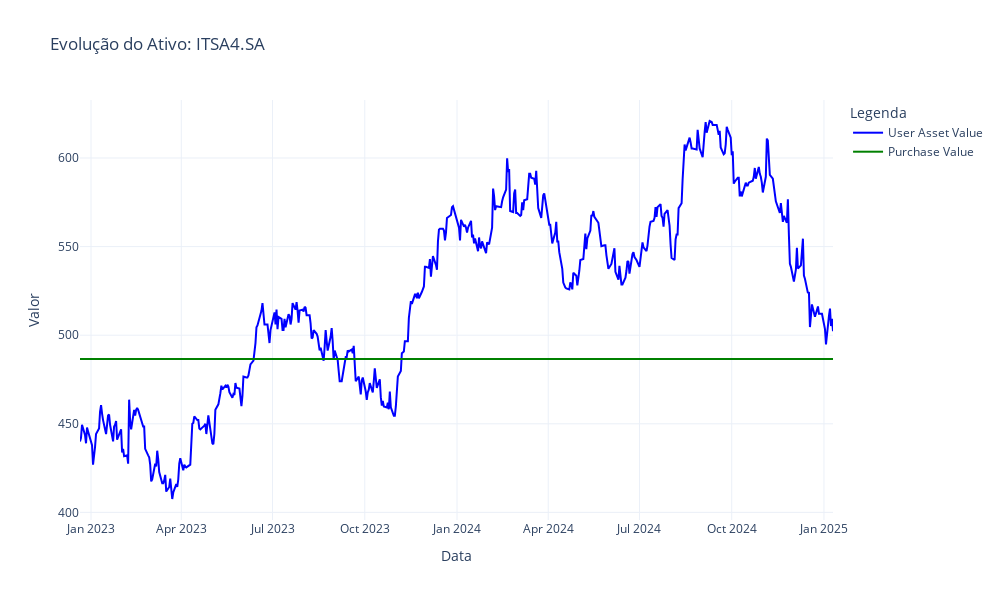

Notebook source saved alongside this figure:
### Code cell
import plotly.graph_objects as go
from plotly.subplots import make_subplots
import pandas as pd
from app.repository.portfolio import RepositoryPortfolio
#from app.infra.config.database import get_session_local, get_db
#portfolio_repository = RepositoryPortfolio(session=get_session_local())
from typing import List, Dict

def create_plot(portfolio_history:List[Dict], asset_id:int):

    # Criando um índice para o DataFrame
    df_portfolio_history = pd.DataFrame(portfolio_history)
    df_portfolio_history['date'] = pd.to_datetime(df_portfolio_history['date'])

    response = requests.get(f"{API_URL}/portfolio/asset/list/")
    asset_name_per_id = {asset_data["id"]:asset_data["symbol"] for asset_data in response.json()}

    df_portfolio_history.set_index('date', inplace=True)
    # Filtrando os dados para o ativo específico
    asset_data = df_portfolio_history[df_portfolio_history['asset_id'] == asset_id]
    
    # Buscando o nome do ativo correspondente
    asset_name = asset_name_per_id.get(asset_id, 'None')
    
    # Criando o gráfico com Plotly
    fig = go.Figure()
    
    # Adicionando a série de valores do usuário
    fig.add_trace(go.Scatter(
        x=asset_data.index,
        y=asset_data['user_asset_value'],
        mode='lines',
        name='User Asset Value',
        line=dict(width=2, color='blue')
    ))
    
    # Adicionando a série de valores de compra
    fig.add_trace(go.Scatter(
        x=asset_data.index,
        y=asset_data['purchase_value'],
        mode='lines',
        name='Purchase Value',
        line=dict(width=2, color='green')
    ))
    
    # Configurando o layout do gráfico
    fig.update_layout(
        title=f"Evolução do Ativo: {asset_name}",
        xaxis_title="Data",
        yaxis_title="Valor",
        legend_title="Legenda",
        template="plotly_white",
        height=600,
        width=1000,
    )
    
    return fig

set_asset_id = {i["asset_id"] for i in portfolio_history}
list_asset_id = list(set_asset_id)

create_plot(portfolio_history, asset_id=list_asset_id[3])

### Figure 1 — Plotly figure (JSON) as saved in the notebook; plotly's stock layout.template omitted (floating-point values rounded to 4 significant figures; data arrays with more than 128 entries replaced by an {"elided": "..."} marker saying what was removed)
{"data": [{"line": {"color": "blue", "width": 2}, "mode": "lines", "name": "User Asset Value", "type": "scatter", "x": {"elided": "513 str values"}, "y": {"elided": "513 float values"}}, {"line": {"color": "green", "width": 2}, "mode": "lines", "name": "Purchase Value", "type": "scatter", "x": {"elided": "513 str values"}, "y": {"elided": "513 float values"}}], "layout": {"height": 600, "legend": {"title": {"text": "Legenda"}}, "title": {"text": "Evolução do Ativo: ITSA4.SA"}, "width": 1000, "xaxis": {"title": {"text": "Data"}}, "yaxis": {"title": {"text": "Valor"}}}}
